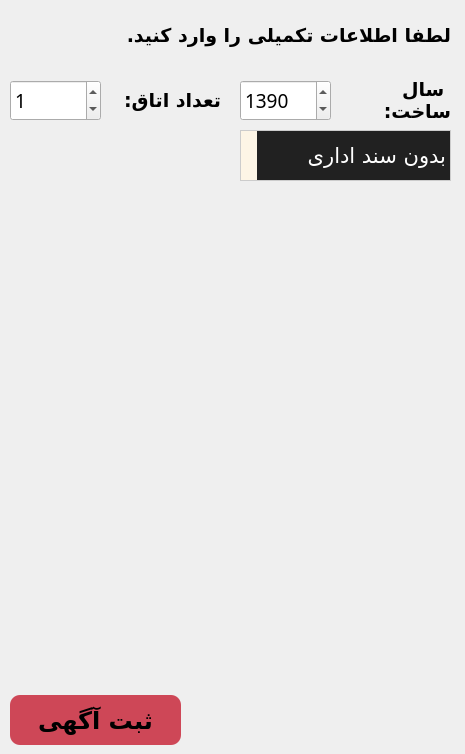
    <widget class="QWidget" name="page_Add_ShopBoothIndustrialAgriCommercial">
     <widget class="QLabel" name="label_37">
      <property name="geometry">
       <rect>
        <x>110</x>
        <y>80</y>
        <width>111</width>
        <height>41</height>
       </rect>
      </property>
      <property name="font">
       <font>
        <family>B Nazanin</family>
        <pointsize>14</pointsize>
        <weight>75</weight>
        <bold>true</bold>
       </font>
      </property>
      <property name="text">
       <string>تعداد اتاق:</string>
      </property>
      <property name="alignment">
       <set>Qt::AlignLeading|Qt::AlignLeft|Qt::AlignVCenter</set>
      </property>
      <property name="wordWrap">
       <bool>true</bool>
      </property>
     </widget>
     <widget class="QLabel" name="label_38">
      <property name="geometry">
       <rect>
        <x>20</x>
        <y>10</y>
        <width>431</width>
        <height>51</height>
       </rect>
      </property>
      <property name="font">
       <font>
        <family>B Nazanin</family>
        <pointsize>14</pointsize>
        <weight>75</weight>
        <bold>true</bold>
       </font>
      </property>
      <property name="text">
       <string>لطفا اطلاعات تکمیلی را وارد کنید.</string>
      </property>
      <property name="alignment">
       <set>Qt::AlignLeading|Qt::AlignLeft|Qt::AlignVCenter</set>
      </property>
      <property name="wordWrap">
       <bool>true</bool>
      </property>
     </widget>
     <widget class="QSpinBox" name="spinBox_sbiac_room">
      <property name="geometry">
       <rect>
        <x>10</x>
        <y>80</y>
        <width>91</width>
        <height>41</height>
       </rect>
      </property>
      <property name="font">
       <font>
        <family>B Nazanin</family>
        <pointsize>14</pointsize>
       </font>
      </property>
      <property name="minimum">
       <number>0</number>
      </property>
      <property name="maximum">
       <number>20</number>
      </property>
      <property name="value">
       <number>1</number>
      </property>
     </widget>
     <widget class="QComboBox" name="comboBox_sbiac_deed">
      <property name="geometry">
       <rect>
        <x>240</x>
        <y>130</y>
        <width>211</width>
        <height>51</height>
       </rect>
      </property>
      <property name="font">
       <font>
        <family>B Nazanin</family>
        <pointsize>16</pointsize>
       </font>
      </property>
      <property name="cursor">
       <cursorShape>PointingHandCursor</cursorShape>
      </property>
      <property name="layoutDirection">
       <enum>Qt::RightToLeft</enum>
      </property>
      <property name="styleSheet">
       <string notr="true">QComboBox {
    background-color: #212121; /* Replace with your desired color */
    border: 1px solid #CCCCCC; /* Optional: add a border */
	color: white;
}

QComboBox::drop-down {
    background-color: #FDF5E6; /* Optional: change drop-down button color */
}</string>
      </property>
      <item>
       <property name="text">
        <string>بدون سند اداری</string>
       </property>
      </item>
      <item>
       <property name="text">
        <string>با سند اداری</string>
       </property>
      </item>
     </widget>
     <widget class="QPushButton" name="pushButton_sbiac_register">
      <property name="geometry">
       <rect>
        <x>10</x>
        <y>695</y>
        <width>171</width>
        <height>50</height>
       </rect>
      </property>
      <property name="font">
       <font>
        <family>B Nazanin</family>
        <pointsize>18</pointsize>
        <weight>75</weight>
        <bold>true</bold>
       </font>
      </property>
      <property name="cursor">
       <cursorShape>PointingHandCursor</cursorShape>
      </property>
      <property name="styleSheet">
       <string notr="true">background-color: #CE4757;
border-style: solid;
border-color: black;
border-width: 0px;
border-radius: 10px;</string>
      </property>
      <property name="text">
       <string>ثبت آگهی</string>
      </property>
     </widget>
     <widget class="QLabel" name="label_add_sbiac_error">
      <property name="geometry">
       <rect>
        <x>15</x>
        <y>200</y>
        <width>441</width>
        <height>31</height>
       </rect>
      </property>
      <property name="font">
       <font>
        <family>B Nazanin</family>
        <pointsize>14</pointsize>
        <weight>75</weight>
        <bold>true</bold>
       </font>
      </property>
      <property name="styleSheet">
       <string notr="true">color:red;</string>
      </property>
      <property name="text">
       <string/>
      </property>
     </widget>
     <widget class="QLabel" name="label_39">
      <property name="geometry">
       <rect>
        <x>340</x>
        <y>80</y>
        <width>111</width>
        <height>41</height>
       </rect>
      </property>
      <property name="font">
       <font>
        <family>B Nazanin</family>
        <pointsize>14</pointsize>
        <weight>75</weight>
        <bold>true</bold>
       </font>
      </property>
      <property name="text">
       <string>سال ساخت:</string>
      </property>
      <property name="alignment">
       <set>Qt::AlignLeading|Qt::AlignLeft|Qt::AlignVCenter</set>
      </property>
      <property name="wordWrap">
       <bool>true</bool>
      </property>
     </widget>
     <widget class="QSpinBox" name="spinBox_sbiac_year">
      <property name="geometry">
       <rect>
        <x>240</x>
        <y>80</y>
        <width>91</width>
        <height>41</height>
       </rect>
      </property>
      <property name="font">
       <font>
        <family>B Nazanin</family>
        <pointsize>14</pointsize>
       </font>
      </property>
      <property name="minimum">
       <number>1340</number>
      </property>
      <property name="maximum">
       <number>1403</number>
      </property>
      <property name="value">
       <number>1390</number>
      </property>
     </widget>
    </widget>
